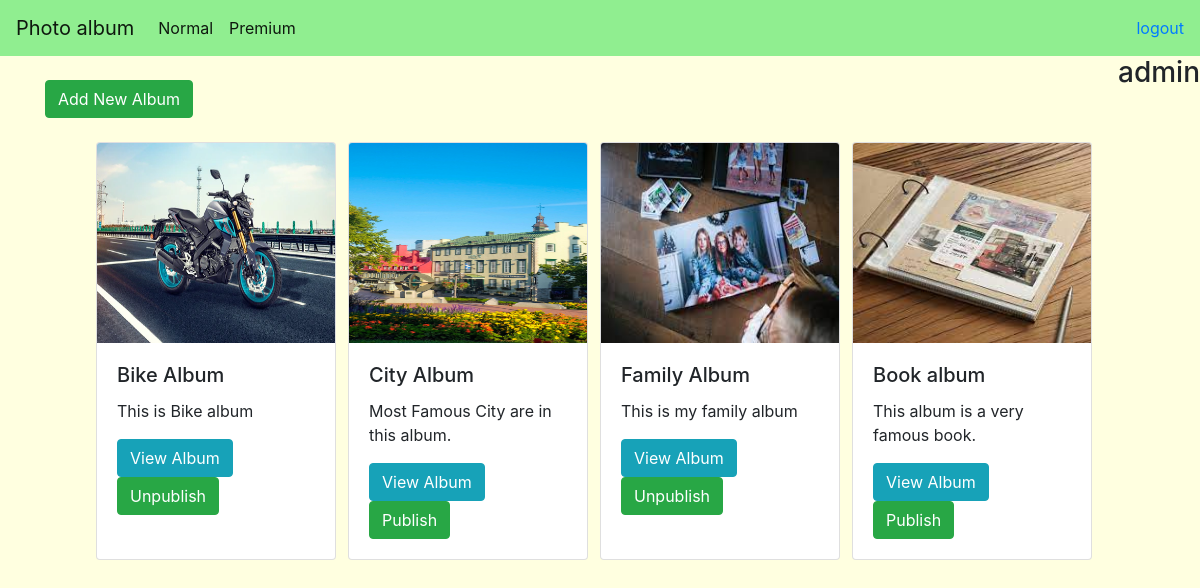
Page /typenormal.php (signed in) on the committed database.
### tables this page shows
CREATE TABLE `a_type` (
  `id` int(10) NOT NULL,
  `albumimage` varchar(30) NOT NULL,
  `Title` varchar(20) NOT NULL,
  `Description` varchar(100) NOT NULL,
  `isPremium` int(10) NOT NULL,
  `isPublish` int(11) NOT NULL
);

### oops.php (called while the page is built, shortened)
<?php
class oops
{
    function __construct($con)
    {
        $this->con=$con;
    }
    function getnalbum()
    {
        $albumdetail=array();
        if(isset($_SESSION['email']) && $_SESSION['email']=="admin@gmail.com"){
            $qry="select * from `a_type` where isPremium='0'";
        } elseif (isset($_SESSION['isPremium']) && $_SESSION['isPremium'] == '0'){
            $qry = "select * from `a_type` where isPremium = '0' and isPublish = '1'";
        }
        $result=mysqli_query($this->con,$qry);
        while($row=mysqli_fetch_assoc($result))
        {
            array_push($albumdetail,$row);
        }
        return $albumdetail;
    }
}
?>

### typenormal.php (the view, shortened to what this page needs)
<?php
include 'dashboard.php';
 include 'oops.php';
 $cnt=new dbconnection();
$con=$cnt->getConneciton();
$oops = new oops($con);
$details=$oops->getnalbum();
?>
<div class="container">
    <?php
if(isset($_SESSION['email']) && $_SESSION['email'] == "admin@gmail.com")
{
  echo '<a class="btn btn-success my-4" href="typeadd.php?albumType=0">Add New Album</a>';
}
?>
<?php
foreach($details as $detail){
echo '<div class="row d-flex justify-content-center mx-1">
<div class="card mx-1" style="width: 15rem;">
  <img src="photos/'.$detail['albumimage'].'" height="200px" class="card-img-top" alt="">
  <div class="card-body">
    <h5 class="card-title">'.$detail['Title'].'</h5>
    <p class="card-text">'.$detail['Description'].'</p>
    <a href="typeview.php?albumId='.$detail['id'].'" class="btn btn-info ">View Album</a>'; ?>
    <?php
      if(isset($_SESSION['email']) && $_SESSION['email'] == "admin@gmail.com")
      {
        $button = $detail['isPublish']?  "Unpublish":"Publish" ;
        echo '<a href="typenormal.php?current='. $button .'&albumid='.$detail['id'].' " class="btn btn-success ">'.$button.'</a>';
      }
    ?>
    <?php
   echo '</div>
</div> ';
}
?>
</div>
</div>

### dashboard.php (shortened to what this page needs)
<html>
<head>
<link rel="stylesheet" href="https://cdn.jsdelivr.net/npm/bootstrap@4.6.1/dist/css/bootstrap.min.css">
</head>
<body style="background-color: lightyellow;" >
<nav class="navbar navbar-expand-lg navbar-light" style="background-color: lightgreen;">
  <a class="navbar-brand a" href='<?php echo ($_SESSION['email']) ? "dashboard.php":"index.php" ?>'>Photo album</a>
  <div class="collapse navbar-collapse" id="navbarSupportedContent">
    <ul class="navbar-nav mr-auto">
       <?php
    if((isset($_SESSION['email']) && $_SESSION['email'] == "admin@gmail.com") || (isset($_SESSION['isPremium']) && $_SESSION['isPremium'] == 0))
  { ?>
      <li class="nav-item active">
        <a class="nav-link a" href="typenormal.php">Normal</a>
      </li>
      <?php }
      if((isset($_SESSION['email']) && $_SESSION['email'] == "admin@gmail.com") || (isset($_SESSION['isPremium']) && $_SESSION['isPremium'] == 1)){ ?>
      <li class="nav-item active">
        <a class="nav-link a" href="typepremium.php">Premium</a>
      </li>
      <?php } ?>
    </ul>
    <?php if(isset($_SESSION['email'])) { ?>
    <a class="a" href="logout.php">logout</a>
    <?php } ?>
  </div>
</nav>
<h3 style="float: right"> <?php echo $_SESSION['name'] ?></h3>

### rows in the picture
a_type: albumimage (picture), Title "Bike Album", Description "This is Bike album", isPublish "Unpublish"
a_type: albumimage (picture), Title "City Album", Description "Most Famous City are in this album.", isPublish "Publish"
a_type: albumimage (picture), Title "Family Album", Description "This is my family album", isPublish "Unpublish"
a_type: albumimage (picture), Title "Book album", Description "This album is a very famous book.", isPublish "Publish"

### other values in the picture
$_SESSION['name'] "admin"
